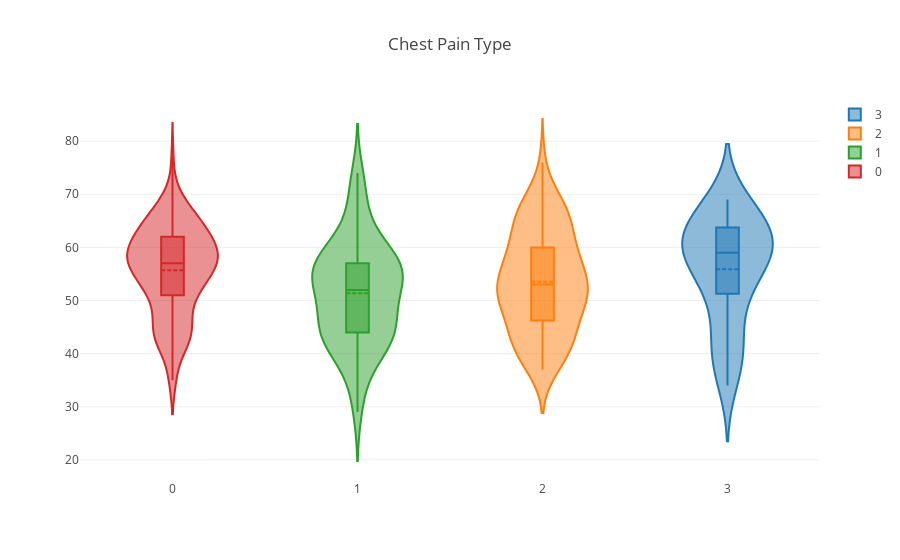

The notebook cell saved with this chart:
### Markdown cell above
## Violin Plot

### Code cell
data = []

for i in range(0,len(pd.unique(heart_df['cp']))):
    trace = {
            "type": 'violin',
            "x": heart_df['cp'][heart_df['cp'] == pd.unique(heart_df['cp'])[i]],
            "y": heart_df['age'][heart_df['cp'] == pd.unique(heart_df['cp'])[i]],
            "name": pd.unique(heart_df['cp'])[i],
            "box": {
                "visible": True
            },
            "meanline": {
                "visible": True
            }
        }
    data.append(trace)

fig = {
    "data": data,
    "layout" : {
        "title": "Chest Pain Type",
        "yaxis": {
            "zeroline": False,
        }
    }
}

plotly.offline.iplot(fig, filename='violin/multiple', validate = False)

### Figure 1 — Plotly figure (JSON) as saved in the notebook; plotly's stock layout.template omitted (floating-point values rounded to 4 significant figures; data arrays with more than 128 entries replaced by an {"elided": "..."} marker saying what was removed)
{"data": [{"box": {"visible": true}, "meanline": {"visible": true}, "name": 3, "type": "violin", "x": [3, 3, 3, 3, 3, 3, 3, 3, 3, 3, 3, 3, 3, 3, 3, 3, 3, 3, 3, 3, 3, 3, 3], "y": [63, 64, 58, 66, 69, 40, 51, 34, 52, 52, 42, 59, 69, 56, 60, 64, 65, 59, 59, 38, 61, 59, 45]}, {"box": {"visible": true}, "meanline": {"visible": true}, "name": 2, "type": "violin", "x": [2, 2, 2, 2, 2, 2, 2, 2, 2, 2, 2, 2, 2, 2, 2, 2, 2, 2, 2, 2, 2, 2, 2, 2, 2, 2, 2, 2, 2, 2, 2, 2, 2, 2, 2, 2, 2, 2, 2, 2, 2, 2, 2, 2, 2, 2, 2, 2, 2, 2, 2, 2, 2, 2, 2, 2, 2, 2, 2, 2, 2, 2, 2, 2, 2, 2, 2, 2, 2, 2, 2, 2, 2, 2, 2, 2, 2, 2, 2, 2, 2, 2, 2, 2, 2, 2, 2], "y": [37, 52, 57, 48, 50, 58, 44, 61, 59, 51, 65, 53, 54, 46, 54, 54, 65, 65, 51, 39, 44, 47, 53, 51, 62, 44, 63, 71, 58, 51, 54, 51, 43, 51, 58, 41, 60, 67, 68, 54, 48, 52, 43, 53, 42, 50, 68, 57, 64, 37, 41, 41, 54, 39, 67, 52, 54, 60, 51, 42, 76, 44, 44, 42, 66, 39, 47, 38, 38, 56, 58, 64, 58, 50, 60, 46, 68, 49, 57, 62, 64, 47, 70, 69, 49, 59, 67]}, {"box": {"visible": true}, "meanline": {"visible": true}, "name": 1, "type": "violin", "x": [1, 1, 1, 1, 1, 1, 1, 1, 1, 1, 1, 1, 1, 1, 1, 1, 1, 1, 1, 1, 1, 1, 1, 1, 1, 1, 1, 1, 1, 1, 1, 1, 1, 1, 1, 1, 1, 1, 1, 1, 1, 1, 1, 1, 1, 1, 1, 1, 1, 1], "y": [41, 56, 56, 44, 49, 71, 41, 44, 48, 52, 52, 54, 41, 45, 44, 29, 55, 59, 52, 45, 46, 54, 45, 63, 50, 55, 46, 34, 74, 49, 42, 41, 41, 62, 70, 35, 58, 56, 56, 55, 41, 48, 58, 62, 66, 54, 57, 58, 57, 57]}, {"box": {"visible": true}, "meanline": {"visible": true}, "name": 0, "type": "violin", "x": {"elided": "143 int values"}, "y": {"elided": "143 int values"}}], "layout": {"title": "Chest Pain Type", "yaxis": {"zeroline": false}}}
